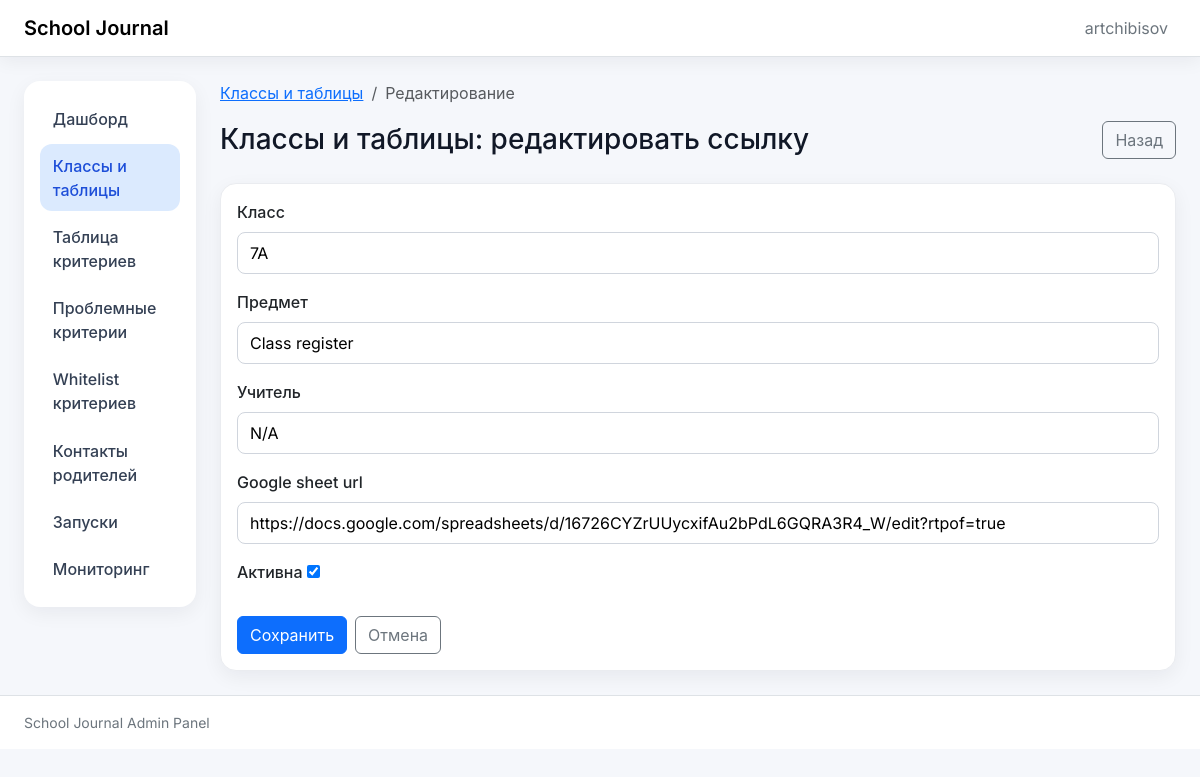
The app's page /links/3/edit/ (signed in), older data.
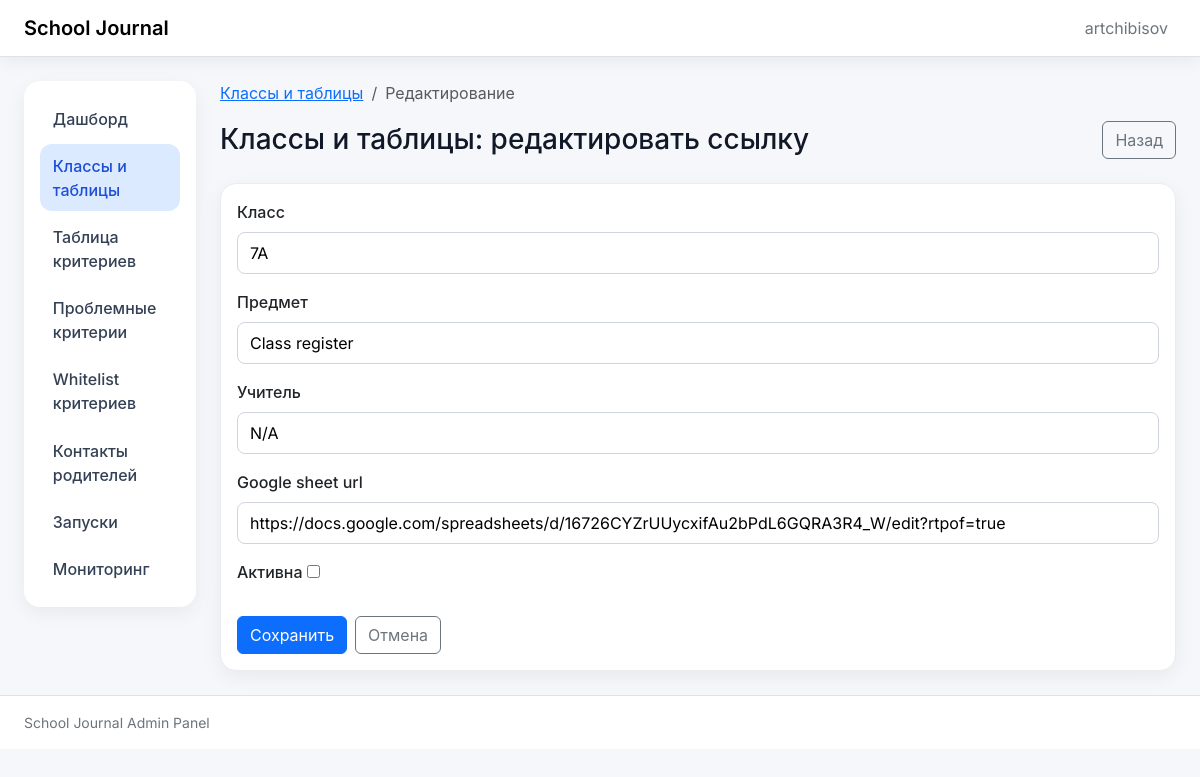
The same page, newer data.
### journal_links/models.py (models this page shows, shortened)
class ClassSheetLink(models.Model):
    class_code = models.CharField(max_length=64)
    subject_name = models.CharField(max_length=255)
    teacher_name = models.CharField(max_length=255)
    google_sheet_url = models.URLField(max_length=500)
    is_active = models.BooleanField(default=True)
    updated_at = models.DateTimeField(auto_now=True)
    class Meta:
        constraints = [
            models.UniqueConstraint(
                fields=["class_code", "subject_name"],
                name="uq_classsheetlink_class_subject",
            )
        ]
        ordering = ["class_code", "subject_name"]

### journal_links/views.py (the view)
# urls.py: path("links/<int:pk>/edit/", edit_link, name="edit_link"),
@login_required
@permission_required_403("journal_links.change_classsheetlink", message="Доступ запрещён: нельзя изменять ссылки классов.")
def edit_link(request, pk):
    link = get_object_or_404(ClassSheetLink, pk=pk)
    if request.method == "POST":
        form = ClassSheetLinkForm(request.POST, instance=link)
        if form.is_valid():
            form.save()
            return redirect("journal_links:list_links")
    else:
        form = ClassSheetLinkForm(instance=link)
    return render(
        request,
        "journal_links/form.html",
        {"form": form, "title": "Классы и таблицы: редактировать ссылку", "submit_label": "Сохранить"},
    )

### journal_links/forms.py (shortened to what this page needs)
class ClassSheetLinkForm(forms.ModelForm):
    google_sheet_url = forms.URLField(
        max_length=500,
        widget=forms.URLInput(attrs={"placeholder": "https://docs.google.com/spreadsheets/d/..."}),
    )
    class Meta:
        model = ClassSheetLink
        fields = ["class_code", "subject_name", "teacher_name", "google_sheet_url", "is_active"]
        labels = {
            "class_code": "Класс",
            "subject_name": "Предмет",
            "teacher_name": "Учитель",
            "google_sheet_url": "Ссылка на Google Sheet",
            "is_active": "Активна",
        }

### admin_panel/authz.py (called while the page is built)
def permission_required_403(perm: str, *, message: str | None = None) -> Callable:
    deny_message = message or "Доступ запрещён: недостаточно прав для выполнения действия."
    def decorator(view_func: Callable) -> Callable:
        @wraps(view_func)
        def _wrapped(request: HttpRequest, *args, **kwargs) -> HttpResponse:
            if request.user.has_perm(perm):
                return view_func(request, *args, **kwargs)
            messages.error(request, deny_message)
            return HttpResponseForbidden(deny_message)
        return _wrapped
    return decorator

### journal_links/templates/journal_links/form.html (shortened to what this page needs)
{% extends "base.html" %}
{% block page_heading %}{{ title }}{% endblock %}
{% block breadcrumbs %}
  <nav aria-label="breadcrumb" class="mb-3">
    <ol class="breadcrumb mb-0">
      <li class="breadcrumb-item"><a href="{% url 'journal_links:list_links' %}">Классы и таблицы</a></li>
      <li class="breadcrumb-item active" aria-current="page">{% if 'редактировать' in title|lower %}Редактирование{% else %}Создание{% endif %}</li>
    </ol>
   </nav>
{% endblock %}
 {% block page_actions %}
  <a class="btn btn-outline-secondary" href="{% url 'journal_links:list_links' %}">Назад</a>
 {% endblock %}
 {% block content %}
  <section class="card">
    <div class="card-body">
      <form method="post" class="row g-3">
        {% for field in form %}
          <div class="col-12">
            <label class="form-label" for="{{ field.id_for_label }}">{{ field.label }}</label>
            {{ field }}
          </div>
        {% endfor %}
        <div class="col-12 d-flex flex-wrap gap-2 pt-2">
          <button class="btn btn-primary" type="submit">{{ submit_label }}</button>
          <a class="btn btn-outline-secondary" href="{% url 'journal_links:list_links' %}">Отмена</a>
        </div>
      </form>
    </div>
  </section>
{% endblock %}

Row changes from the older to the newer data that the page shows:
changed ClassSheetLink "Class register": is_active "☑" → "☐"
